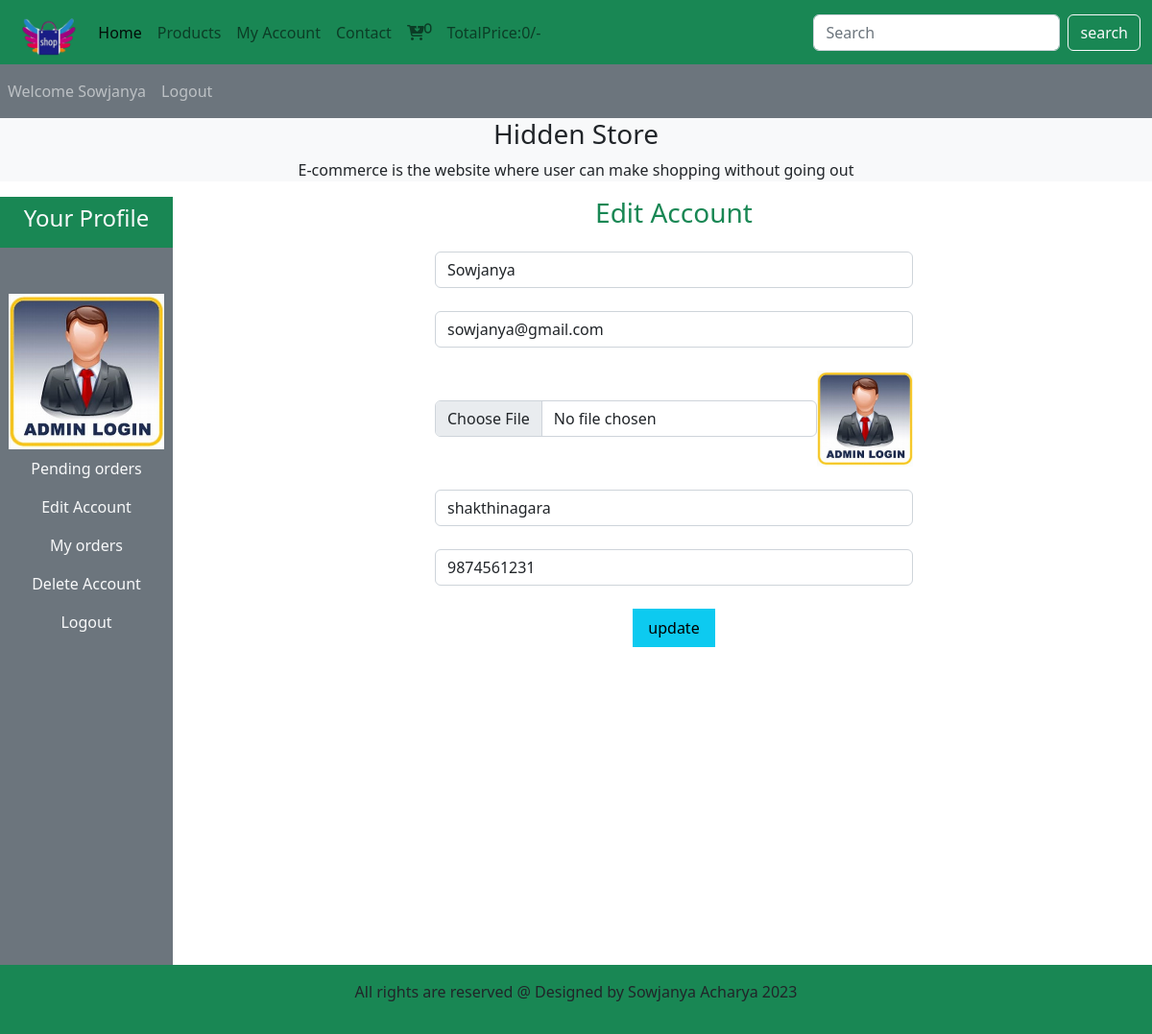
The page /users_area/profile.php?edit_account (signed in) on the database its author committed.
### tables this page shows
CREATE TABLE `usertable` (
  `user_id` int(11) NOT NULL,
  `user_name` varchar(100) NOT NULL,
  `user_email` varchar(100) NOT NULL,
  `user_password` varchar(255) NOT NULL,
  `user_image` varchar(255) NOT NULL,
  `user_ip` varchar(100) NOT NULL,
  `user_address` varchar(255) NOT NULL,
  `user_mobile` varchar(20) NOT NULL
);

### users_area/editaccount.php (the view, shortened to what this page needs)
<?php
if(isset($_GET['edit_account']))
{
    $user_session_name = $_SESSION['username'];
    $select_query = "select * from usertable where user_name='$user_session_name'";
    $result_query = mysqli_query($con,$select_query);
    $row_fetch=mysqli_fetch_assoc($result_query);
    $user_name = $row_fetch['user_name'];
    $user_email = $row_fetch['user_email'];
    $user_address = $row_fetch['user_address'];
    $user_mobile= $row_fetch['user_mobile'];
}
?>
<!DOCTYPE html>
<html lang="en">
<head>
</head>
<body>
    <h3 class="text-center text-success mb-4">Edit Account</h3>
    <form action="" method="POST" enctype="multipart/form-data">
    <div class="form-outline mb-4">
        <input type="text" class = "form-control w-50 m-auto" value = "<?php echo $user_name?>" name="username">
    </div>
    <div class="form-outline mb-4">
        <input type="email" class = "form-control w-50 m-auto" value = "<?php echo $user_email ?>" name="useremail">
   </div>
   <div class="form-outline mb-4 d-flex w-50 m-auto">
        <input type="file" class = "form-control m-auto" name="user_image">
        <img src="./user_images/<?php echo $user_image ?>" alt="" class="edit_img">
    </div>
    <div class="form-outline mb-4">
        <input type="text" class = "form-control w-50 m-auto" value="<?php  echo $user_address ?>" name="useradd">
    </div>
    <div class="form-outline mb-4">
        <input type="text" class = "form-control w-50 m-auto" value="<?php  echo $user_mobile ?>" name="usermob">
    </div>
    <input type="submit" value="update" class="bg-info py-2 px-3 border-0" name="user_update">
</form>
</body>
</html>

### users_area/profile.php (shortened to what this page needs)
<?php
include('../functions/commonfunc.php');
?>
<!DOCTYPE html>
<html lang="en">
  <head>
    <link href="https://cdn.jsdelivr.net/npm/bootstrap@5.2.3/dist/css/bootstrap.min.css" rel="stylesheet">
    <link rel="stylesheet" href="../style.css">
    <link rel="stylesheet" href="https://cdnjs.cloudflare.com/ajax/libs/font-awesome/6.4.2/css/all.min.css" />
  </head>
  <body>
<div class="container-fluid p-0">
    <nav class="navbar navbar-expand-lg bg-success">
  <div class="container-fluid">
    <img src="../images/logo3.png" alt = "" class="logo">
    <div class="collapse navbar-collapse" id="navbarSupportedContent">
      <ul class="navbar-nav me-auto mb-2 mb-lg-0">
        <li class="nav-item">
          <a class="nav-link active" aria-current="page" href="../index.php">Home</a>
        </li>
        <li class="nav-item">
          <a class="nav-link" href="../display.php">Products</a>
        </li>
        <li class="nav-item">
          <a class="nav-link" href="profile.php">My Account</a>
        </li>
        <li class="nav-item">
          <a class="nav-link" href="#">Contact</a>
        </li>
        <li class="nav-item">
          <a class="nav-link" href="../cart.php"><i class="fa-solid fa-cart-arrow-down"><sup><?php cartno(); ?></sup></i></a>
        </li>
        <li class="nav-item">
          <a class="nav-link" href="#">TotalPrice:<?php totalcartprice();?>/-</a>
        </li>
      </ul>
      <form class="d-flex" role="search" action="../searchprod.php" method ="get">
        <input class="form-control me-2" type="search" placeholder="Search" aria-label="Search" name="searchdata">
        <input type="submit" value ="search" class="btn btn-outline-light" name="searchdataproduct">
      </form>
    </div>
  </div>
</nav>
</div>
<nav class="navbar navbar-expand-lg navbar-dark bg-secondary">
  <ul class="navbar-nav me-auto">
<?php
if(!isset($_SESSION['username']))
{
  echo " <li class = 'nav-item'>
  <a class = 'nav-link' href='#'>WelcomeGuest</a>
</li>";
}
else{
  echo " <li class = 'nav-item'>
  <a class = 'nav-link' href='#'>Welcome ".$_SESSION['username']."</a>
</li>";
}
if(!isset($_SESSION['username']))
{
  echo "<li class = 'nav-item'>
  <a class = 'nav-link' href='userlogin.php'>Login</a>
  </li>";
}
else
{
  echo "<li class = 'nav-item'>
  <a class = 'nav-link' href='userlogout.php'>Logout</a>
  </li>";
}
?>
</ul>
</nav>
<div class="bg-light">
<h3 class="text-center">Hidden Store</h3>
<p class="text-center">E-commerce is the website where user can make shopping without going out</p></div>
<div class="row">
    <div class="col-md-2">
        <ul class = "navbar-nav bg-secondary text-center" style="height: 100vh">
        <li class="nav-item bg-success">
          <a class="nav-link text-light" href="#"><h4>Your Profile</h4></a>
        </li>
        <?php
        $username = $_SESSION['username'];
        $user_query = "select * from usertable where user_name = '$username'";
        $user_query = mysqli_query($con,$user_query);
        $row_image = mysqli_fetch_array($user_query);
        $user_image = $row_image['user_image'];
        echo "<li class='nav-item'>
        <img src = './user_images/$user_image' alt='' class='profile_img my-4'>
      </li>";
        ?>
        <li class="nav-item">
          <a class="nav-link text-light" href="profile.php">Pending orders</a>
        </li>
        <li class="nav-item">
          <a class="nav-link text-light" href="profile.php?edit_account">Edit Account</a>
        </li>
        <li class="nav-item">
          <a class="nav-link text-light" href="profile.php?my_orders">My orders</a>
        </li>
        <li class="nav-item">
          <a class="nav-link text-light" href="profile.php?delete_account">Delete Account</a>
        </li>
        <li class="nav-item">
          <a class="nav-link text-light" href="userlogout.php">Logout</a>
        </li>
</ul>
    </div>
        <div class="col-md-10 text-center">
            <?php
            if(isset($_GET['edit_account']))
            {
              include('editaccount.php');
            }
            ?>
        </div>
</div>
                          <?php
    include('../includes/footer.php');
    ?>
</body>
</html>

### style.css (style rules this page uses)
* { margin: 0; padding: 0; box-sizing: border-box; }
.logo { height: 8%; width: 7%; }

### users_area/profile.php (style rules this page uses)
body { overflow-x: Hidden; }
.profile_img { width: 90%; margin: auto; display: block; height: 100%; object-fit: contain; }
.edit_img { width: 100px; height: 100px; object-fit: contain; }

### rows shown on the page
usertable: user_image (picture), username "Sowjanya", useremail "sowjanya@gmail.com", useradd "shakthinagara", usermob "9874561231"

### other values the page prints
$countcart "0"
$totalprice "0"
$_SESSION['username'] "Sowjanya"
